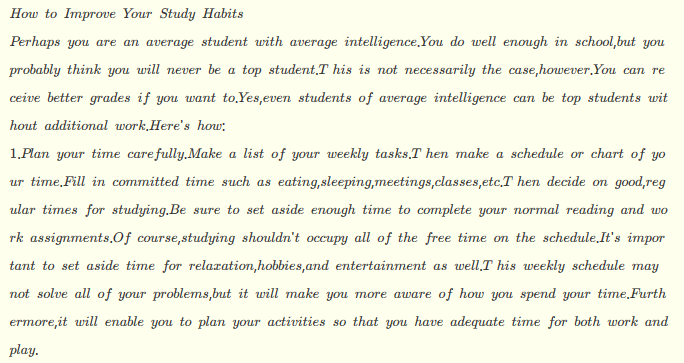
#> input picture test.png, 684 x 363 px
$ python opencv11.py --image test.png   (older library calls are emulated)
#> lines starting #> are read from the running program, lines starting #| are printed output that depends on the picture; after the words box and inside, x2 and y2 are one past the last pixel; in counts of white or black regions, pixels touching at a corner belong together
#识别条形码


import cv2
import numpy as np
import argparse

ap = argparse.ArgumentParser()
ap.add_argument('-i','--image',required = True,help = "Path to image")
args = vars(ap.parse_args())


image = cv2.imread(args['image'])
#> image is the input picture: shape (363, 684, 3); mean B, G, R 226.9, 242.9, 242.9
cv2.imshow("Original",image)

#变为灰度
gray = cv2.cvtColor(image, cv2.COLOR_BGR2GRAY)
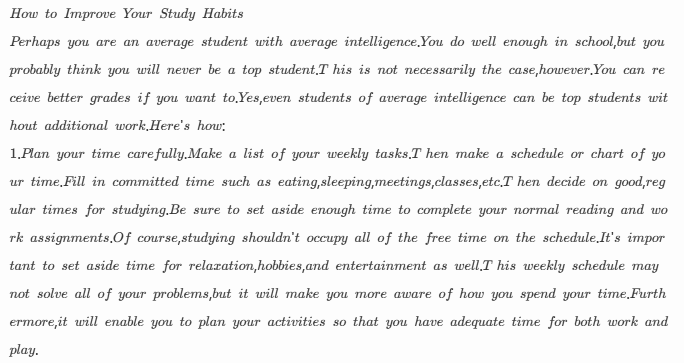
#> gray: shape (363, 684); min 51, max 253, mean 241
cv2.imshow("Grey",gray)


#转化为高水平梯度和低竖直梯度
gradX = cv2.Sobel(gray, ddepth = cv2.CV_32F, dx = 1, dy = 0, ksize = -1)
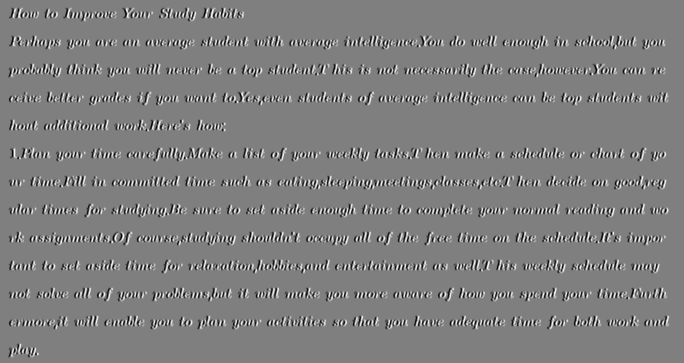
#> gradX: shape (363, 684) float32; min -3142, max 3142, mean 0; drawn with min black and max white
gradY = cv2.Sobel(gray, ddepth = cv2.CV_32F, dx = 0, dy = 1, ksize = -1)
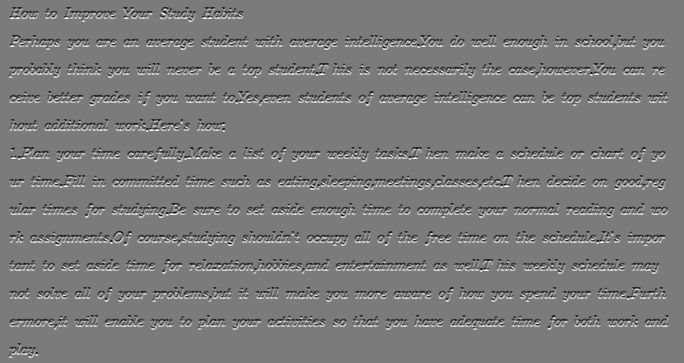
#> gradY: shape (363, 684) float32; min -2956, max 3126, mean 0; drawn with min black and max white

# subtract the y-gradient from the x-gradient
gradient = cv2.subtract(gradX, gradY)
gradient = cv2.convertScaleAbs(gradient)
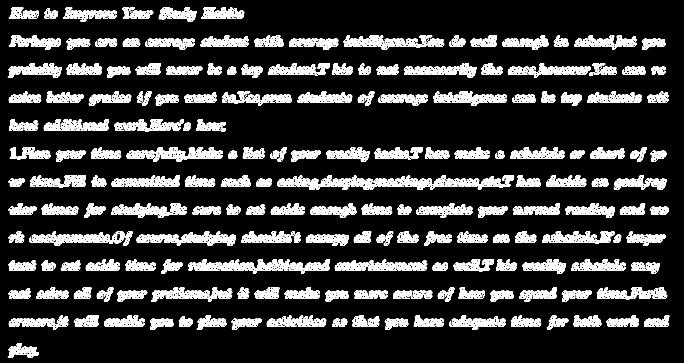
#> gradient: shape (363, 684); min 0, max 255, mean 54.7

cv2.imshow("Gradient",gradient)

#去噪&二值化

blurred = cv2.blur(gradient, (9, 9))  #平均模糊
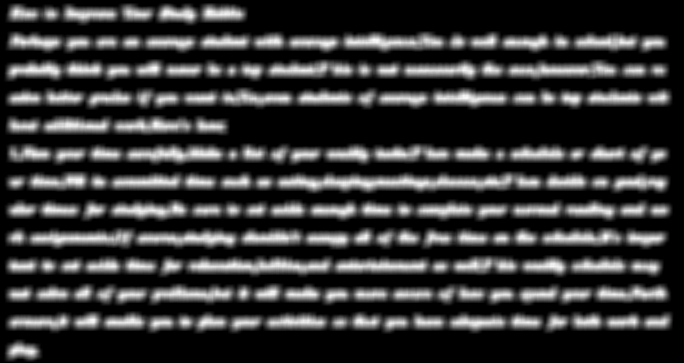
#> blurred: shape (363, 684); min 0, max 249, mean 54.7
(_, thresh) = cv2.threshold(blurred, 225, 255, cv2.THRESH_BINARY)
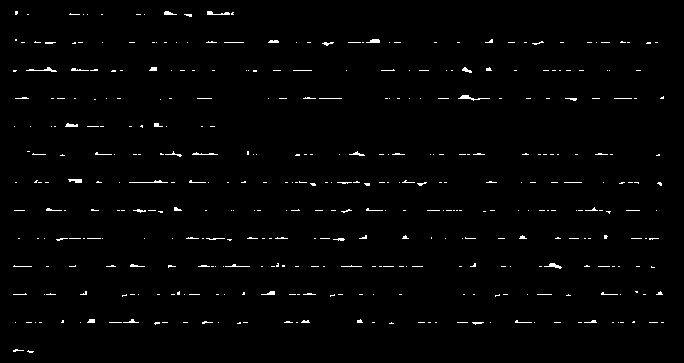
#> thresh: shape (363, 684); 1.3% white in thin lines or dots, all inside (x1, y1, x2, y2) = (13, 11, 664, 353)

cv2.imshow("Blurred",blurred)

cv2.imshow("Thresh",thresh)


#矩形内核

kernel = cv2.getStructuringElement(cv2.MORPH_RECT, (21, 7))
closed = cv2.morphologyEx(thresh, cv2.MORPH_CLOSE, kernel)
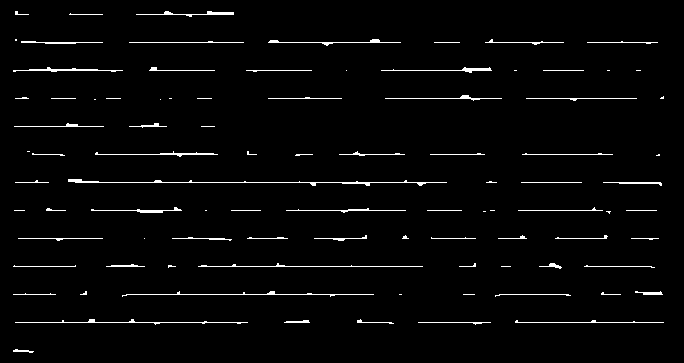
#> closed: shape (363, 684); 2.5% white in thin lines or dots, all inside (x1, y1, x2, y2) = (13, 11, 664, 353)

cv2.imshow("Kernel",kernel)
cv2.imshow("Closed",closed)

#进行腐蚀和膨胀

closed = cv2.erode(closed, None, iterations = 4)
#> closed: shape (363, 684); every value is 0
closed = cv2.dilate(closed, None, iterations = 4)

cv2.imshow("Closed",closed)


#找到轮廓

# find the contours in the thresholded image, then sort the contours
# by their area, keeping only the largest one
(_,cnts, _) = cv2.findContours(closed.copy(), cv2.RETR_EXTERNAL,cv2.CHAIN_APPROX_SIMPLE)
#> cnts = []
#> (the run stopped early here; a loop or call above may not have finished)
